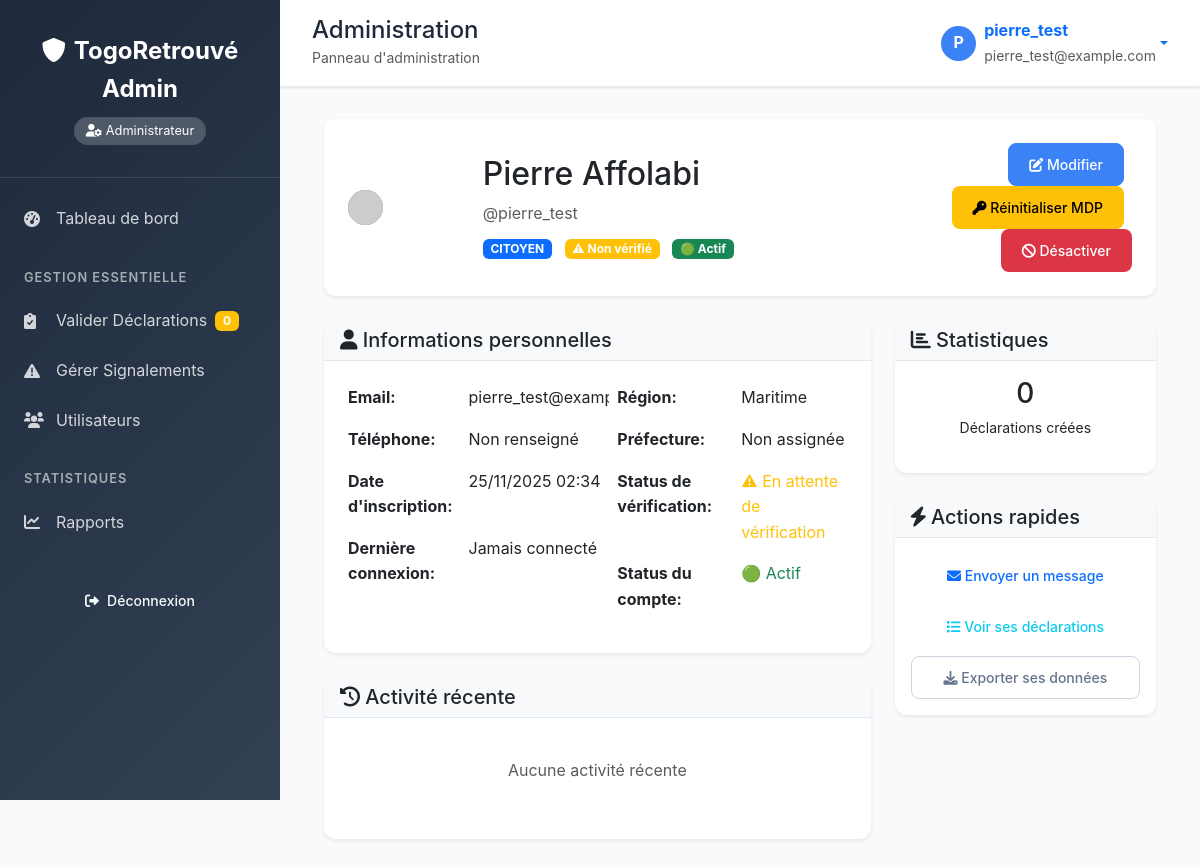
The app's page /togoretrouve-admin/users/58/ (signed in) with its own data.
### core/models.py (models this page shows, shortened)
class Utilisateur(AbstractUser):
    telephone = models.CharField(max_length=20, blank=True, null=True)
    ROLE_CHOICES = [
        ('citoyen', 'Citoyen'),
        ('agent', 'Agent'),
        ('admin', 'Administrateur'),
    ]
    role = models.CharField(max_length=12, choices=ROLE_CHOICES, default='citoyen')
    region = models.ForeignKey(Region, on_delete=models.SET_NULL, blank=True, null=True)
    prefecture = models.ForeignKey(Prefecture, on_delete=models.SET_NULL, blank=True, null=True)
    structure_locale = models.ForeignKey(StructureLocale, on_delete=models.SET_NULL, blank=True, null=True)
    date_derniere_connexion = models.DateTimeField(null=True, blank=True)
    actif = models.BooleanField(default=True)
    verifie = models.BooleanField(default=False, help_text="Compte vérifié par un admin")
    date_verification = models.DateTimeField(null=True, blank=True)
    class Meta:
        permissions = [
            ("can_manage_declarations", "Peut gérer les déclarations"),
            ("can_validate_claims", "Peut valider les réclamations"),
            ("can_manage_users", "Peut gérer les utilisateurs"),
            ("can_view_analytics", "Peut voir les analytics"),
            ("can_manage_regions", "Peut gérer les régions"),
        ]

class Region(models.Model):
    nom = models.CharField(max_length=100, unique=True)
    code = models.CharField(max_length=10, unique=True, null=True, blank=True)
    actif = models.BooleanField(default=True)
    date_creation = models.DateTimeField(auto_now_add=True, null=True)
    class Meta:
        ordering = ['nom']

### core/views_admin.py (the view)
@admin_required
def user_detail(request, user_id):
    user = get_object_or_404(Utilisateur, id=user_id)
    return render(request, 'admin/user_detail.html', {'user': user})

### core/templates/admin/user_detail.html (shortened to what this page needs)
{% extends 'admin/base.html' %}
{% load admin_tags %}
{% block content %}
<div class="container-fluid">
    <div class="row mb-4">
        <div class="col-12">
            <div class="card border-0 shadow-sm">
                <div class="card-body p-4">
                    <div class="row align-items-center">
                        <div class="col-md-2 text-center">
                            <img src="https://ui-avatars.com/api/?name={{ user.get_full_name|urlencode }}&background=667eea&color=fff&size=120"
                                 class="user-avatar" alt="Avatar">
                        </div>
                        <div class="col-md-6">
                            <h2 class="mb-2">{{ user.get_full_name }}</h2>
                            <p class="text-muted mb-2">@{{ user.username }}</p>
                            <span class="badge badge-role bg-{% if user.role == 'admin' %}danger{% elif user.role == 'agent' %}warning{% else %}primary{% endif %}">
                                {{ user.get_role_display|upper }}
                            </span>
                            {% if user.est_verifie %}
                                <span class="badge bg-success ms-2">✓ Vérifié</span>
                            {% else %}
                                <span class="badge bg-warning ms-2">⚠ Non vérifié</span>
                            {% endif %}
                            {% if user.is_active %}
                                <span class="badge bg-success ms-2">🟢 Actif</span>
                            {% else %}
                                <span class="badge bg-danger ms-2">🔴 Inactif</span>
                            {% endif %}
                        </div>
                        <div class="col-md-4 text-end">
                            <button class="btn btn-primary btn-sm me-2" onclick="editUser({{ user.id }})">
                                <i class="fas fa-edit"></i> Modifier
                            </button>
                            <button class="btn btn-warning btn-sm me-2" onclick="resetPassword({{ user.id }})">
                                <i class="fas fa-key"></i> Réinitialiser MDP
                            </button>
                            {% if user.is_active %}
                                <button class="btn btn-danger btn-sm" onclick="toggleUserStatus({{ user.id }}, false)">
                                    <i class="fas fa-ban"></i> Désactiver
                                </button>
                            {% else %}
                                <button class="btn btn-success btn-sm" onclick="toggleUserStatus({{ user.id }}, true)">
                                    <i class="fas fa-check"></i> Activer
                                </button>
                            {% endif %}
                        </div>
                    </div>
                </div>
            </div>
        </div>
    </div>
    <div class="row">
        <div class="col-md-8">
            <div class="card border-0 shadow-sm mb-4">
                <div class="card-header bg-light">
                    <h5 class="mb-0"><i class="fas fa-user"></i> Informations personnelles</h5>
                </div>
                <div class="card-body">
                    <div class="row">
                        <div class="col-md-6">
                            <table class="table table-borderless">
                                <tr>
                                    <td><strong>Email:</strong></td>
                                    <td>{{ user.email }}</td>
                                </tr>
                                <tr>
                                    <td><strong>Téléphone:</strong></td>
                                    <td>{{ user.telephone|default:"Non renseigné" }}</td>
                                </tr>
                                <tr>
                                    <td><strong>Date d'inscription:</strong></td>
                                    <td>{{ user.date_joined|date:"d/m/Y H:i" }}</td>
                                </tr>
                                <tr>
                                    <td><strong>Dernière connexion:</strong></td>
                                    <td>{{ user.last_login|date:"d/m/Y H:i"|default:"Jamais connecté" }}</td>
                                </tr>
                            </table>
                        </div>
                        <div class="col-md-6">
                            <table class="table table-borderless">
                                <tr>
                                    <td><strong>Région:</strong></td>
                                    <td>{{ user.region.nom|default:"Non assignée" }}</td>
                                </tr>
                                <tr>
                                    <td><strong>Préfecture:</strong></td>
                                    <td>{{ user.prefecture.nom|default:"Non assignée" }}</td>
                                </tr>
                                <tr>
                                    <td><strong>Status de vérification:</strong></td>
                                    <td>
                                        {% if user.est_verifie %}
                                            <span class="text-success">✓ Compte vérifié</span>
                                        {% else %}
                                            <span class="text-warning">⚠ En attente de vérification</span>
                                        {% endif %}
                                    </td>
                                </tr>
                                <tr>
                                    <td><strong>Status du compte:</strong></td>
                                    <td>
                                        {% if user.is_active %}
                                            <span class="text-success">🟢 Actif</span>
                                        {% else %}
                                            <span class="text-danger">🔴 Désactivé</span>
                                        {% endif %}
                                    </td>
                                </tr>
                            </table>
                        </div>
                    </div>
                </div>
            </div>
            <div class="card border-0 shadow-sm">
                <div class="card-header bg-light">
                    <h5 class="mb-0"><i class="fas fa-history"></i> Activité récente</h5>
                </div>
                <div class="card-body">
                    {% if recent_activities %}
                        {% for activity in recent_activities %}
                            <div class="activity-item {% if forloop.first %}recent{% endif %}">
                                <div class="d-flex justify-content-between">
                                    <div>
                                        <strong>{{ activity.action }}</strong>
                                        <p class="mb-1 text-muted">{{ activity.description }}</p>
                                    </div>
                                    <small class="text-muted">{{ activity.date_action|timesince }}</small>
                                </div>
                            </div>
                        {% endfor %}
                    {% else %}
                        <p class="text-muted text-center py-4">Aucune activité récente</p>
                    {% endif %}
                </div>
            </div>
        </div>
        <div class="col-md-4">
            <div class="card border-0 shadow-sm mb-4">
                <div class="card-header bg-light">
                    <h5 class="mb-0"><i class="fas fa-chart-bar"></i> Statistiques</h5>
                </div>
                <div class="card-body">
                    <div class="row text-center">
                        <div class="col-12 mb-3">
                            <div class="stat-card">
                                <h3 class="mb-1">{{ user.declarations_count|default:0 }}</h3>
                                <small>Déclarations créées</small>
                            </div>
                        </div>
                    </div>
                </div>
            </div>
            <div class="card border-0 shadow-sm">
                <div class="card-header bg-light">
                    <h5 class="mb-0"><i class="fas fa-bolt"></i> Actions rapides</h5>
                </div>
                <div class="card-body">
                    <div class="d-grid gap-2">
                        <button class="btn btn-outline-primary btn-sm" onclick="sendMessage({{ user.id }})">
                            <i class="fas fa-envelope"></i> Envoyer un message
                        </button>
                        <button class="btn btn-outline-info btn-sm" onclick="viewDeclarations({{ user.id }})">
                            <i class="fas fa-list"></i> Voir ses déclarations
                        </button>
                        <button class="btn btn-outline-secondary btn-sm" onclick="exportUserData({{ user.id }})">
                            <i class="fas fa-download"></i> Exporter ses données
                        </button>
                    </div>
                </div>
            </div>
        </div>
    </div>
</div>
{% endblock %}

### core/templates/admin/base.html (shortened to what this page needs)
{% load static %}
<!DOCTYPE html>
<html lang="fr">
<head>
    <link href="https://cdn.jsdelivr.net/npm/bootstrap@5.3.0/dist/css/bootstrap.min.css" rel="stylesheet">
    <link href="https://cdnjs.cloudflare.com/ajax/libs/font-awesome/6.0.0/css/all.min.css" rel="stylesheet">
</head>
<body>
    <div class="admin-sidebar" id="adminSidebar">
        <div class="sidebar-header">
            <a href="{% url 'togo_admin:dashboard' %}" class="logo">
                <i class="fas fa-shield-alt me-2"></i>TogoRetrouvé Admin
            </a>
            <div class="role-badge">
                {% if user.is_superuser %}
                    <i class="fas fa-crown me-1"></i>Super Admin
                {% else %}
                    <i class="fas fa-user-cog me-1"></i>Administrateur
                {% endif %}
            </div>
        </div>
        <nav class="admin-nav">
            <a href="{% url 'togo_admin:dashboard' %}" class="nav-link {% if request.resolver_match.url_name == 'dashboard' %}active{% endif %}">
                <i class="fas fa-tachometer-alt"></i>
                Tableau de bord
            </a>
            <div class="nav-section">Gestion Essentielle</div>
            <a href="{% url 'togo_admin:pending_declarations' %}" class="nav-link {% if 'pending' in request.resolver_match.url_name %}active{% endif %}">
                <i class="fas fa-clipboard-check"></i>
                Valider Déclarations <span class="badge bg-warning ms-2">{{ pending_count|default:0 }}</span>
            </a>
            <a href="{% url 'togo_admin:signalements_list' %}" class="nav-link {% if 'signalement' in request.resolver_match.url_name %}active{% endif %}">
                <i class="fas fa-exclamation-triangle"></i>
                Gérer Signalements
            </a>
            <a href="{% url 'togo_admin:users' %}" class="nav-link {% if 'users' in request.resolver_match.url_name %}active{% endif %}">
                <i class="fas fa-users"></i>
                Utilisateurs
            </a>
            <div class="nav-section">Statistiques</div>
            <a href="{% url 'togo_admin:reports' %}" class="nav-link {% if 'reports' in request.resolver_match.url_name %}active{% endif %}">
                <i class="fas fa-chart-line"></i>
                Rapports
            </a>
        </nav>
        <div class="mt-auto p-3" style="margin-top: auto;">
            <div class="d-grid">
                <a href="{% url 'logout' %}" class="btn btn-outline-light btn-sm">
                    <i class="fas fa-sign-out-alt me-2"></i>Déconnexion
                </a>
            </div>
        </div>
    </div>
    <div class="admin-main">
        <div class="admin-header">
            <div class="d-flex justify-content-between align-items-center">
                <div>
                    <div>
                        <h4 class="mb-0">{% block page_heading %}Administration{% endblock %}</h4>
                        <small class="text-muted">{% block page_description %}Panneau d'administration{% endblock %}</small>
                    </div>
                </div>
                <div class="user-profile">
                    <div class="dropdown">
                        <a href="#" class="d-flex align-items-center text-decoration-none dropdown-toggle" data-bs-toggle="dropdown">
                            <div class="user-avatar">
                                {{ user.username|first|upper }}
                            </div>
                            <div class="ms-2 d-none d-md-block">
                                <div class="fw-bold">{{ user.username }}</div>
                                <small class="text-muted">{{ user.email }}</small>
                            </div>
                        </a>
                    </div>
                </div>
            </div>
        </div>
        <div class="admin-content">
            {% block content %}{% endblock %}
        </div>
    </div>
</body>
</html>

### records on screen
Utilisateur: username|first "P", username "pierre_test", email "pierre_test@example.com", get_full_name "Pierre Affolabi", role "CITOYEN", telephone "Non renseigné", date_joined "25/11/2025 02:34", last_login "Jamais connecté", region.nom "Maritime", prefecture.nom "Non assignée"

### other values on screen
{{ pending_count|default:0 }} "0"
{{ user.declarations_count|default:0 }} "0"
